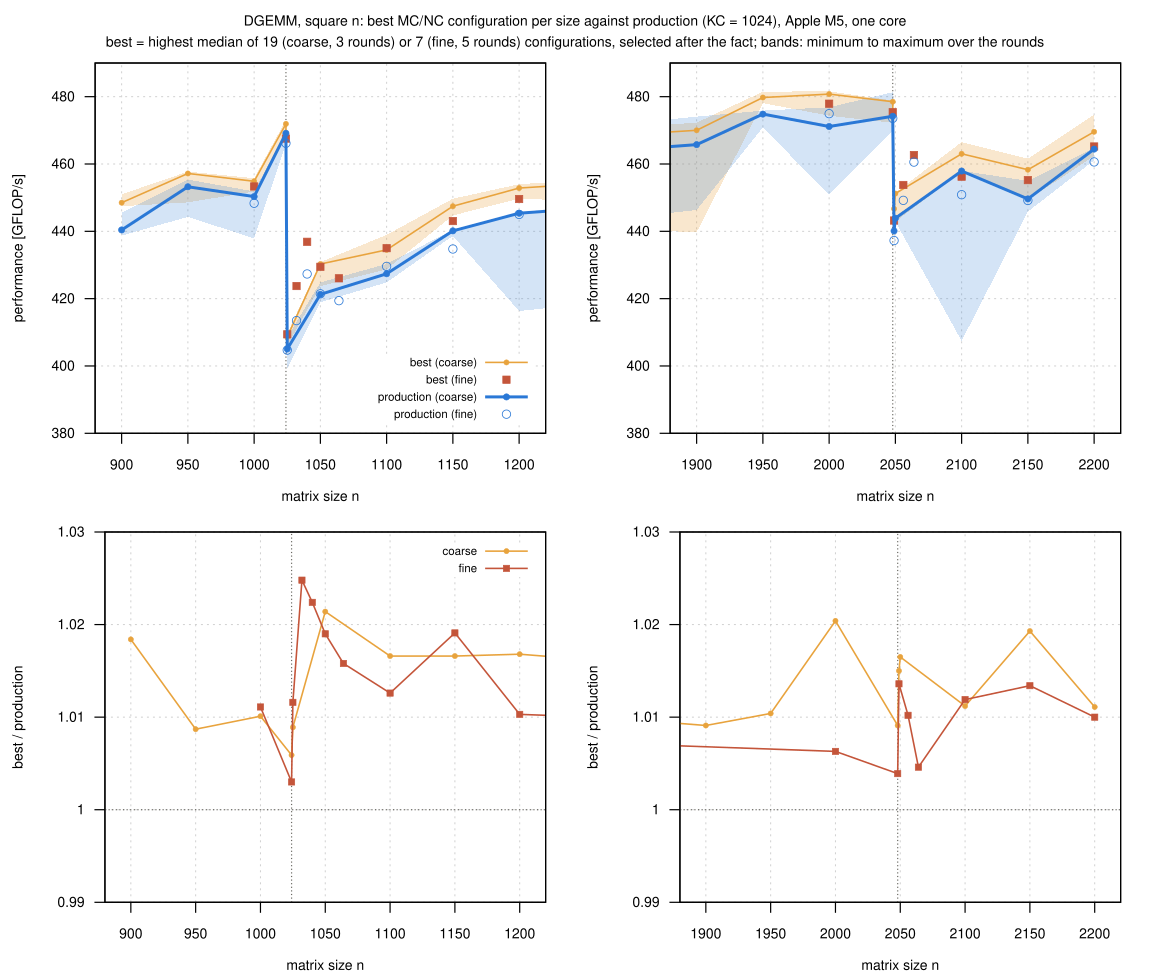

Source code (gnuplot):
load "_style.gp"
set terminal svg size 1150,980 dynamic enhanced font "Helvetica,14" background rgb "white"
set output "best.svg"
set multiplot layout 2,2 title "DGEMM, square n: best MC/NC configuration per size against production (KC = 1024), Apple M5, one core\nbest = highest median of 19 (coarse, 3 rounds) or 7 (fine, 5 rounds) configurations, selected after the fact; bands: minimum to maximum over the rounds" font ",14"
F = D."best.csv"
c(e) = strcol("experiment") eq e
set ylabel "performance [GFLOP/s]"
set yrange [380:490]
set key bottom right font ",11.5" spacing 1.0
do for [r in "1 2"] {
  if (r eq "1") { set xrange [880:1220]; set xtics 900, 50, 1200; set arrow 1 from 1024, graph 0 to 1024, graph 1 nohead ls 9 } \
  else { set xrange [1880:2220]; set xtics 1900, 50, 2200; set arrow 1 from 2048, graph 0 to 2048, graph 1 nohead ls 9; unset key }
  set xlabel "matrix size n"
  plot F using "n":(c("coarse") ? column("best_min") : NaN):"best_max" with filledcurves lc rgb "#e8a33d" fs transparent solid 0.25 noborder notitle, \
       F using "n":(c("coarse") ? column("production_min") : NaN):"production_max" with filledcurves lc rgb "#2a78d6" fs transparent solid 0.20 noborder notitle, \
       F using "n":(c("coarse") ? column("best") : NaN) with linespoints ls 2 title "best (coarse)", \
       F using "n":(c("fine") ? column("best") : NaN) with points lc rgb "#c4553a" pt 5 ps 0.7 title "best (fine)", \
       F using "n":(c("coarse") ? column("production") : NaN) with linespoints ls 1 title "production (coarse)", \
       F using "n":(c("fine") ? column("production") : NaN) with points lc rgb "#2a78d6" pt 6 ps 0.8 title "production (fine)"
}
set ylabel "best / production"
set yrange [0.99:1.03]
set ytics 0.99, 0.01, 1.03
set key top right font ",11.5"
do for [r in "1 2"] {
  if (r eq "1") { set xrange [880:1220]; set xtics 900, 50, 1200; set arrow 1 from 1024, graph 0 to 1024, graph 1 nohead ls 9 } \
  else { set xrange [1880:2220]; set xtics 1900, 50, 2200; set arrow 1 from 2048, graph 0 to 2048, graph 1 nohead ls 9; unset key }
  set arrow 2 from graph 0, first 1 to graph 1, first 1 nohead ls 9
  plot F using "n":(c("coarse") ? column("ratio") : NaN) with linespoints ls 2 title "coarse", \
       F using "n":(c("fine") ? column("ratio") : NaN) with linespoints lc rgb "#c4553a" lw 1.6 pt 5 ps 0.6 title "fine"
}
unset multiplot
